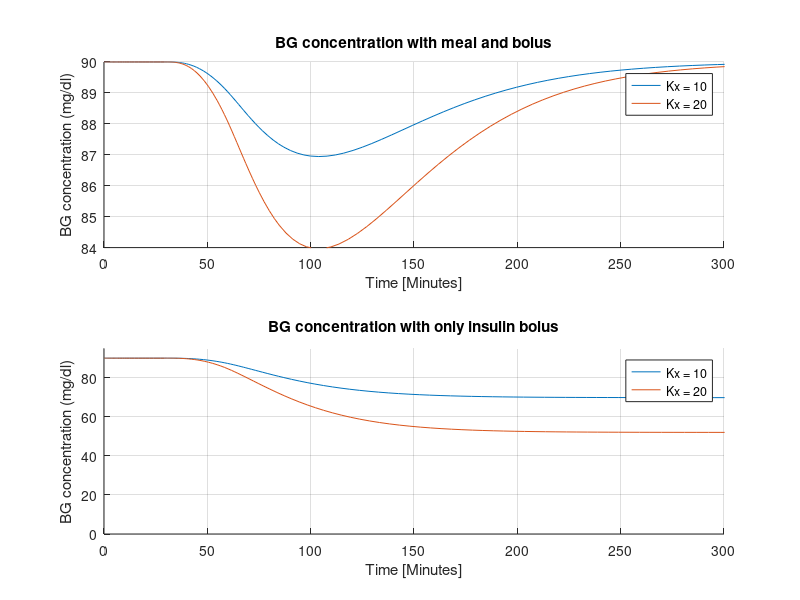
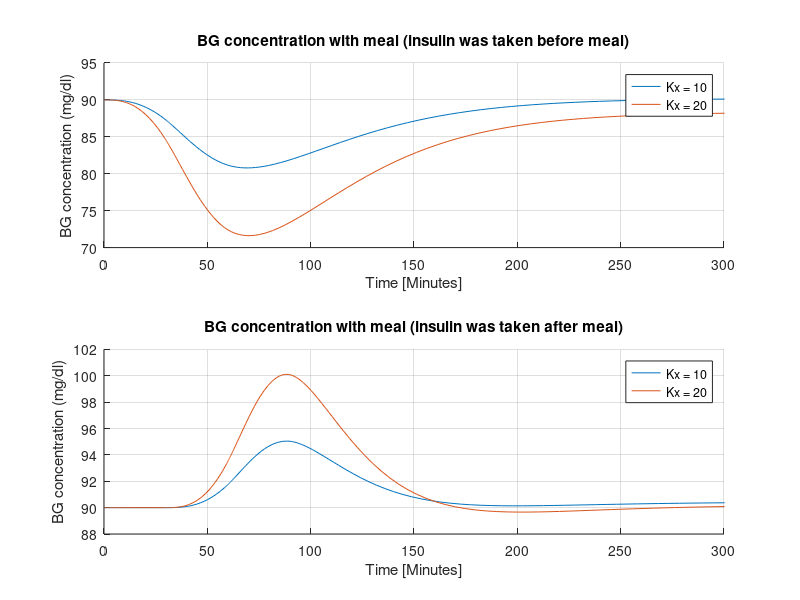
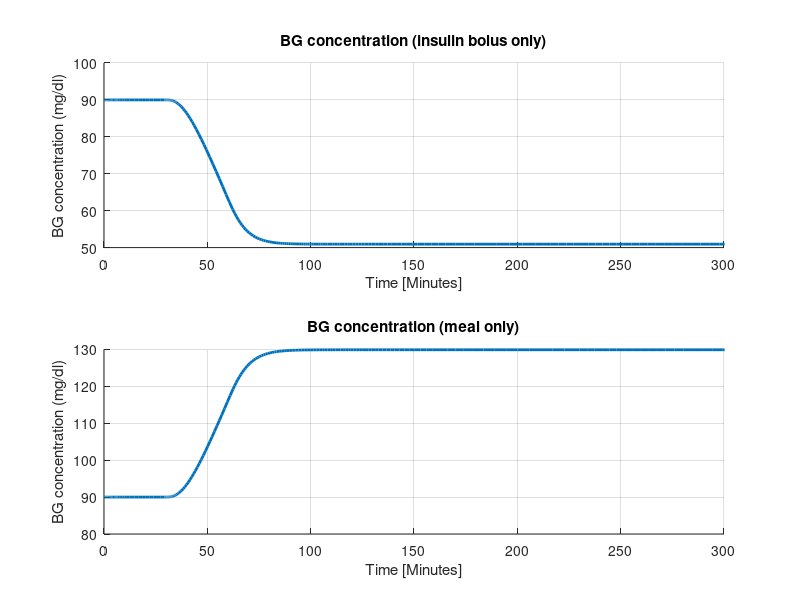

The MATLAB source for these figures, in order:

function myFlag = ICMP_Team8_Proj2()

%% Question 2
clear all
close all
myFlag = 0;


ax = 0.04; % Units = min^-1
ag = 0.03; % Units = min^-1
I2C = 0.1; 
Kx = [10, 20]; % Units = U^-1


% y(1) = G(t)
% y(2) = Ug(t)
% y(3) = .Ug(t)

% y(4) = X(t)

% y(5) = X1(t)


% off set the time to account for meal duration


% insulin with the meal
Ucho = @(t) (t >= 30 && t <= 60) * (20/30);

t_bolus_start = 30;
t_bolus_end   = 60;

Ui = @(t) (t >= t_bolus_start && t <= t_bolus_end) * 2/30; 


tspan = [0 1440];
IC = [90; 0; 0; 0; 0;];

[t, y] = ode45(@(t,y) odefun(t, y, ax, ag, I2C, Kx(1), Ucho, Ui), tspan, IC);

figure
subplot(2,1,1)
hold on
plot(t, y(:,1), 'DisplayName', 'Kx = 10')
[t, y] = ode45(@(t,y) odefun(t, y, ax, ag, I2C, Kx(2), Ucho, Ui), tspan, IC);
plot(t, y(:,1), 'DisplayName', 'Kx = 20')
xlim([0 300])
ylim([84 90])
xlabel('Time [Minutes]')
ylabel('BG concentration (mg/dl)')
title('BG concentration with meal and bolus')
grid on
legend;



subplot(2,1,2)
% insulin bolus only
Ucho = @(t) (t >= 30 && t <= 60) * (0/30);
[t, y] = ode45(@(t,y) odefun(t, y, ax, ag, I2C, Kx(1), Ucho, Ui), tspan, IC);
hold on
plot(t, y(:,1), 'DisplayName', 'Kx = 10')

[t, y] = ode45(@(t,y) odefun(t, y, ax, ag, I2C, Kx(2), Ucho, Ui), tspan, IC);
plot(t, y(:,1), 'DisplayName', 'Kx = 20')
xlim([0 300])
ylim([0 95])
legend;
xlabel('Time [Minutes]')
ylabel('BG concentration (mg/dl)')
title('BG concentration with only insulin bolus')
grid on
hold off








% insulin before the meal
Ucho = @(t) (t >= 30 && t <= 60) * (20/30);

t_bolus_start = 0;
t_bolus_end   = 30;

Ui = @(t) (t >= t_bolus_start && t <= t_bolus_end) * 2/30; 


tspan = [0 1440];
IC = [90; 0; 0; 0; 0;];


[t, y] = ode45(@(t,y) odefun(t, y, ax, ag, I2C, Kx(1), Ucho, Ui), tspan, IC);

figure
subplot(2,1,1)
hold on
plot(t, y(:,1), 'DisplayName', 'Kx = 10')
[t, y] = ode45(@(t,y) odefun(t, y, ax, ag, I2C, Kx(2), Ucho, Ui), tspan, IC);
plot(t, y(:,1), 'DisplayName', 'Kx = 20')
xlim([0 300])
% ylim([84 90])
xlabel('Time [Minutes]')
ylabel('BG concentration (mg/dl)')
title('BG concentration with meal (insulin was taken before meal)')
grid on
legend;
hold off

% insulin after the meal
Ucho = @(t) (t >= 30 && t <= 60) * (20/30);

t_bolus_start = 60;
t_bolus_end   = 90;

Ui = @(t) (t >= t_bolus_start && t <= t_bolus_end) * 2/30; 


tspan = [0 1440];
IC = [90; 0; 0; 0; 0;];


[t, y] = ode45(@(t,y) odefun(t, y, ax, ag, I2C, Kx(1), Ucho, Ui), tspan, IC);

subplot(2,1,2)
hold on
plot(t, y(:,1), 'DisplayName', 'Kx = 10')
[t, y] = ode45(@(t,y) odefun(t, y, ax, ag, I2C, Kx(2), Ucho, Ui), tspan, IC);
plot(t, y(:,1), 'DisplayName', 'Kx = 20')
xlim([0 300])
% ylim([84 90])
xlabel('Time [Minutes]')
ylabel('BG concentration (mg/dl)')
title('BG concentration with meal (insulin was taken after meal)')
grid on
legend;
hold off






%% Question 3


ax = 0.2; % Units = min^-1
ag = 0.19; % Units = min^-1


% insulin only
Ucho = @(t) (t >= 0 && t <= 30) * (0);

t_bolus_start = 30;
t_bolus_end   = 60;

Ui = @(t) (t >= t_bolus_start && t <= t_bolus_end) * (2/30); 


tspan = [0 1440];
IC = [90; 0; 0; 0; 0;];


% [t, y] = ode45(@(t,y) odefun(t, y, ax, ag, I2C, Kx(1), Ucho, Ui), tspan, IC);

figure
subplot(2,1,1)
hold on
% plot(t, y(:,1), 'DisplayName', 'Kx = 10')
[t, y] = ode45(@(t,y) odefun(t, y, ax, ag, I2C, Kx(2), Ucho, Ui), tspan, IC);
plot(t, y(:,1), 'DisplayName', 'Kx = 20', 'LineWidth', 2)
xlim([0 300])
% ylim([84 90])
xlabel('Time [Minutes]')
ylabel('BG concentration (mg/dl)')
title('BG concentration (insulin bolus only)')
grid on
% legend;
hold off









% meal only
Ucho = @(t) (t >= 30 && t <= 60) * (20/30);

t_bolus_start = 60;
t_bolus_end   = 90;

Ui = @(t) (t >= t_bolus_start && t <= t_bolus_end) * 0; 


tspan = [0 1440];
IC = [90; 0; 0; 0; 0;];


% [t, y] = ode45(@(t,y) odefun(t, y, ax, ag, I2C, Kx(1), Ucho, Ui), tspan, IC);
% figure
subplot(2,1,2)
hold on
% plot(t, y(:,1), 'DisplayName', 'Kx = 10')
[t, y] = ode45(@(t,y) odefun(t, y, ax, ag, I2C, Kx(2), Ucho, Ui), tspan, IC);
plot(t, y(:,1), 'DisplayName', 'Kx = 20', 'LineWidth', 2)
xlim([0 300])
% ylim([84 90])
xlabel('Time [Minutes]')
ylabel('BG concentration (mg/dl)')
title('BG concentration (meal only)')
grid on
% legend;
hold off


myFlag=1;   % Program finished



function dydt = odefun(t, y, ax, ag, I2C, Kx, Ucho, Ui)
    dydt = zeros (5,1);
    dydt(1) = -y(4) + y(2);
    dydt(2) = y(3);
    dydt(3) = (-2*ag*y(3)) - ((ag^2)*y(2)) + I2C*Kx*(ag^2)*Ucho(t);
    dydt(4) = -ax*y(4) + ax*y(5);
    dydt(5) = -ax*y(5)+ Kx*ax*Ui(t);




return